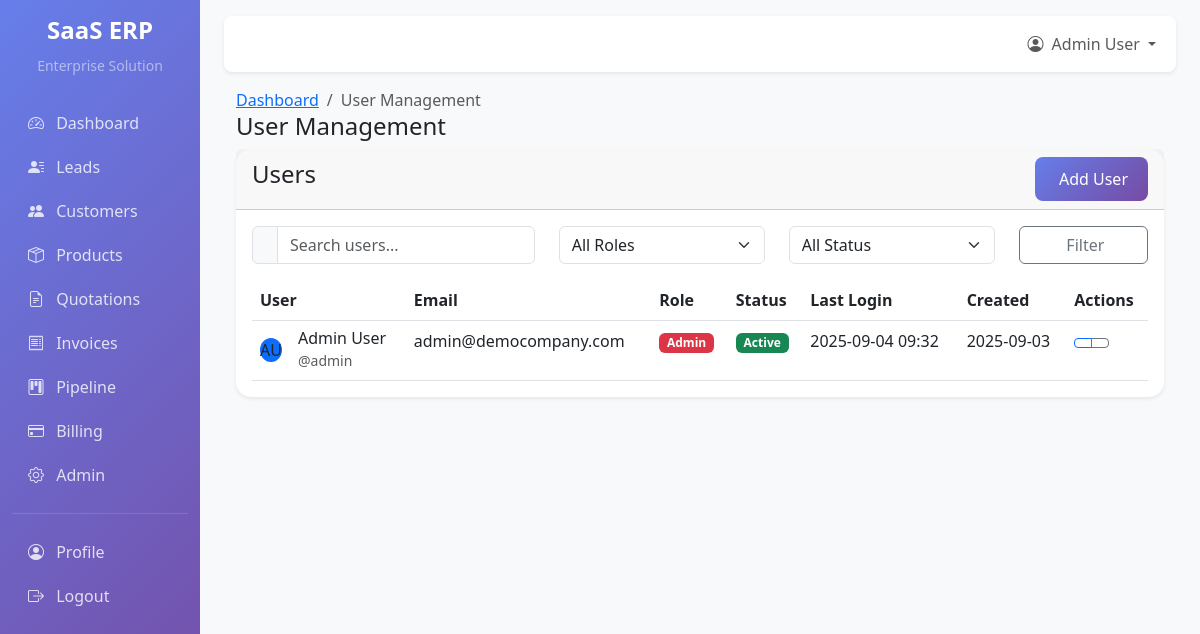
/admin/users (signed in), run on an earlier commit of the app's database.
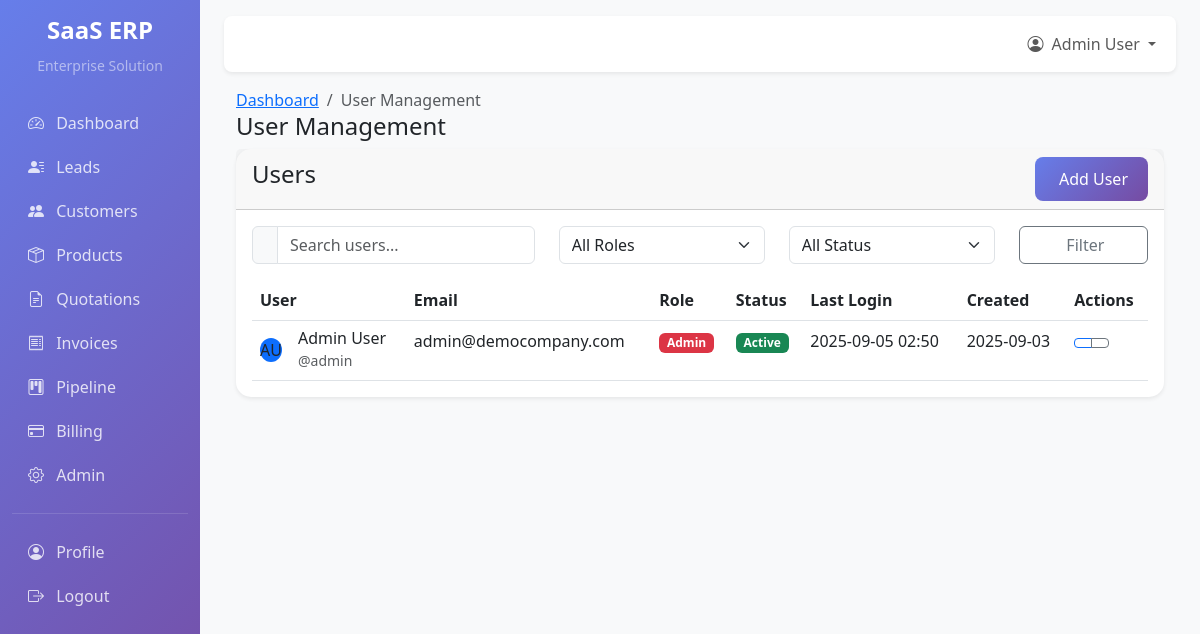
And on a later commit of the database.
### app/models.py (models this page shows, shortened)
class User(UserMixin, db.Model):
    __tablename__ = 'users'
    id = db.Column(db.Integer, primary_key=True)
    company_id = db.Column(db.Integer, db.ForeignKey('companies.id'), nullable=False)
    email = db.Column(db.String(120), unique=True, nullable=False)
    username = db.Column(db.String(80), unique=True, nullable=False)
    first_name = db.Column(db.String(50), nullable=False)
    last_name = db.Column(db.String(50), nullable=False)
    password_hash = db.Column(db.String(255), nullable=False)
    role = db.Column(db.Enum(UserRole), default=UserRole.SALES_EXECUTIVE)
    phone = db.Column(db.String(20))
    avatar_url = db.Column(db.String(500))
    is_active = db.Column(db.Boolean, default=True)
    last_login = db.Column(db.DateTime)
    created_at = db.Column(db.DateTime, default=datetime.utcnow)
    updated_at = db.Column(db.DateTime, default=datetime.utcnow, onupdate=datetime.utcnow)
    leads_assigned = db.relationship('Lead', backref='assigned_to', lazy='dynamic')
    tasks_assigned = db.relationship('Task', backref='assigned_to', lazy='dynamic')
    activities = db.relationship('Activity', backref='user', lazy='dynamic')
    def get_full_name(self):
        return f"{self.first_name} {self.last_name}"

### app/admin.py (the view, shortened to what this page needs)
@admin_bp.route('/users')
@login_required
def users():
    if current_user.role not in [UserRole.ADMIN, UserRole.MANAGER]:
        flash('You do not have permission to access user management.', 'error')
        return redirect(url_for('main.dashboard'))
    company = current_user.company
    page = request.args.get('page', 1, type=int)
    per_page = 20
    search_query = request.args.get('search', '')
    role_filter = request.args.get('role', '')
    status_filter = request.args.get('status', '')
    query = User.query.filter_by(company_id=company.id)
    if role_filter:
        query = query.filter(User.role == role_filter)
    if status_filter:
        if status_filter == 'active':
            query = query.filter(User.is_active == True)
        elif status_filter == 'inactive':
            query = query.filter(User.is_active == False)
    users = query.order_by(User.created_at).paginate(
        page=page, per_page=per_page, error_out=False
    )
    return render_template('admin/users.html',
                         users=users,
                         title='User Management')

### app/auth.py (called while the page is built)
@login_manager.user_loader
def load_user(user_id):
    try:
        user_id_int = int(user_id)
        return User.query.get(user_id_int)
    except (ValueError, TypeError):
        user = User.query.filter_by(username=user_id).first()
        if not user:
            user = User.query.filter_by(email=user_id).first()
        return user

### templates/admin/users.html (shortened to what the changed rows need)
{% extends "base.html" %}
{% block content %}
<div class="container-fluid">
    <div class="row">
        <div class="col-12">
            <div class="card">
                <div class="card-body">
                    <div class="table-responsive">
                        <table class="table table-centered table-hover mb-0">
                            <thead>
                                <tr>
                                    <th>User</th>
                                    <th>Email</th>
                                    <th>Role</th>
                                    <th>Status</th>
                                    <th>Last Login</th>
                                    <th>Created</th>
                                    <th>Actions</th>
                                </tr>
                            </thead>
                            <tbody>
                                {% for user in users.items %}
                                <tr>
                                    <td>
                                        <div class="d-flex align-items-center">
                                            <div class="avatar-sm me-3">
                                                {% if user.avatar_url %}
                                                    <img src="{{ user.avatar_url }}" class="rounded-circle" alt="Avatar">
                                                {% else %}
                                                    <div class="avatar-title rounded-circle bg-primary">
                                                        {{ user.first_name[0] }}{{ user.last_name[0] }}
                                                    </div>
                                                {% endif %}
                                            </div>
                                            <div>
                                                <h6 class="mb-0">{{ user.get_full_name() }}</h6>
                                                <small class="text-muted">@{{ user.username }}</small>
                                            </div>
                                        </div>
                                    </td>
                                    <td>{{ user.email }}</td>
                                    <td>
                                        <span class="badge bg-{{ 'danger' if user.role.value == 'admin' else 'warning' if user.role.value == 'manager' else 'info' }}">
                                            {{ user.role.value.replace('_', ' ').title() }}
                                        </span>
                                    </td>
                                    <td>
                                        {% if user.is_active %}
                                            <span class="badge bg-success">Active</span>
                                        {% else %}
                                            <span class="badge bg-danger">Inactive</span>
                                        {% endif %}
                                    </td>
                                    <td>
                                        {% if user.last_login %}
                                            {{ user.last_login.strftime('%Y-%m-%d %H:%M') }}
                                        {% else %}
                                            <span class="text-muted">Never</span>
                                        {% endif %}
                                    </td>
                                    <td>{{ user.created_at.strftime('%Y-%m-%d') }}</td>
                                    <td>
                                        <div class="btn-group" role="group">
                                            <a href="{{ url_for('admin.view_user', user_id=user.id) }}"
                                               class="btn btn-sm btn-outline-primary" title="View">
                                            </a>
                                            <a href="{{ url_for('admin.edit_user', user_id=user.id) }}"
                                               class="btn btn-sm btn-outline-secondary" title="Edit">
                                            </a>
                                        </div>
                                    </td>
                                </tr>
                                {% endfor %}
                            </tbody>
                        </table>
                    </div>
                </div>
            </div>
        </div>
    </div>
</div>
{% endblock %}

### templates/base.html (shortened to what the changed rows need)
<!DOCTYPE html>
<html lang="en">
<head>
    <link href="https://cdn.jsdelivr.net/npm/bootstrap@5.3.0/dist/css/bootstrap.min.css" rel="stylesheet">
    <link href="https://cdn.jsdelivr.net/npm/bootstrap-icons@1.10.0/font/bootstrap-icons.css" rel="stylesheet">
</head>
<body>
    <div class="container-fluid">
        <div class="row">
            <main class="col-md-9 ms-sm-auto col-lg-10 px-md-4 main-content">
                <nav class="navbar navbar-expand-lg navbar-light bg-white shadow-sm rounded-3 my-3">
                    <div class="container-fluid">
                        <div class="navbar-nav ms-auto">
                            {% if current_user.is_authenticated %}
                            <div class="nav-item dropdown">
                                <a class="nav-link dropdown-toggle" href="#" role="button" data-bs-toggle="dropdown">
                                    <i class="bi bi-person-circle me-1"></i>
                                    {{ current_user.first_name }} {{ current_user.last_name }}
                                </a>
                            </div>
                            {% else %}
                            <a class="nav-link" href="{{ url_for('auth.login') }}">Login</a>
                            {% endif %}
                        </div>
                    </div>
                </nav>
                {% block content %}{% endblock %}
            </main>
        </div>
    </div>
</body>
</html>

What changed in the data, as far as the page shows it:
changed User "Admin User": last_login "2025-09-04 09:32" → "2025-09-05 02:50"
